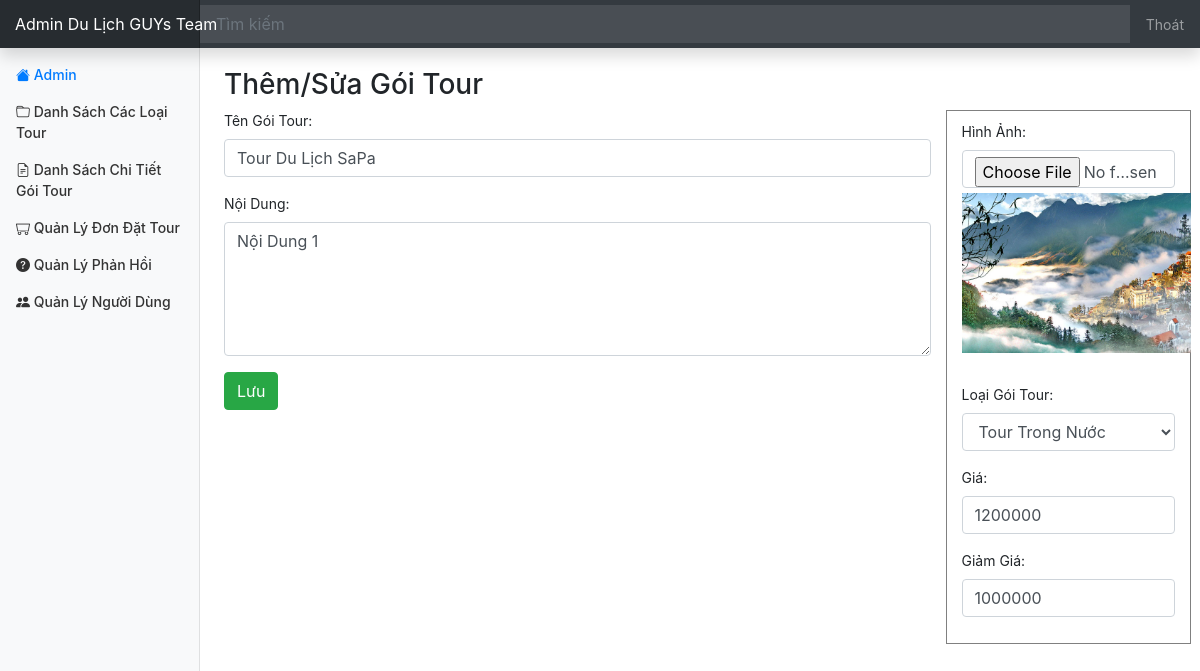
The app's page /admin/tour/editor.php?id=1 (signed in) with its own data.
### tables this page shows
CREATE TABLE `Product` (
  `id` int(11) NOT NULL,
  `category_id` int(11) DEFAULT NULL,
  `title` varchar(350) DEFAULT NULL,
  `price` int(11) DEFAULT NULL,
  `discount` int(11) DEFAULT NULL,
  `thumbnail` varchar(500) DEFAULT NULL,
  `description` longtext DEFAULT NULL,
  `created_at` datetime DEFAULT NULL,
  `updated_at` datetime DEFAULT NULL,
  `deleted` int(11) DEFAULT NULL
);

### database/dbhelper.php (called while the page is built, shortened)
<?php
function executeResult($sql, $isSingle = false) {
	$data = null;
	$conn = mysqli_connect(HOST, USERNAME, PASSWORD, DATABASE);
	mysqli_set_charset($conn, 'utf8');
	$resultset = mysqli_query($conn, $sql);
	if($isSingle) {
		$data = mysqli_fetch_array($resultset, 1);
	} else {
		$data = [];
		while(($row = mysqli_fetch_array($resultset, 1)) != null) {
			$data[] = $row;
		}
	}
	return $data;
}

### utils/utility.php (called while the page is built, shortened)
<?php
function fixUrl($thumbnail, $rootPath = "../../") {
	if(stripos($thumbnail, 'http://') !== false || stripos($thumbnail, 'https://') !== false) {
	} else {
		$thumbnail = $rootPath.$thumbnail;
	}
	return $thumbnail;
}

### admin/tour/editor.php (the view, shortened to what this page needs)
<?php
	require_once('../layouts/header.php');
	require_once('form_save.php');
	$id = getGet('id');
	if($id != '' && $id > 0) {
		$sql = "select * from Product where id = '$id' and deleted = 0";
		$userItem = executeResult($sql, true);
		if($userItem != null) {
			$thumbnail = $userItem['thumbnail'];
			$title = $userItem['title'];
			$price = $userItem['price'];
			$discount = $userItem['discount'];
			$category_id = $userItem['category_id'];
			$description = $userItem['description'];
		} else {
			$id = 0;
		}
	} else {
		$id = 0;
	}
	$sql = "select * from Category";
	$categoryItems = executeResult($sql);
?>
<link href="https://cdn.jsdelivr.net/npm/summernote@0.8.18/dist/summernote.min.css" rel="stylesheet">
<div class="row" style="margin-top: 20px;">
	<div class="col-md-12 table-responsive">
		<h3>Thêm/Sửa Gói Tour</h3>
		<div class="panel panel-primary">
			<div class="panel-body">
				<form method="post" enctype="multipart/form-data">
				<div class="row">
					<div class="col-md-9 col-12">
						<div class="form-group">
						  <label for="usr">Tên Gói Tour:</label>
						  <input required="true" type="text" class="form-control" id="usr" name="title" value="<?=$title?>">
						</div>
						<div class="form-group">
						  <label for="pwd">Nội Dung:</label>
						  <textarea class="form-control" rows="5" name="description" id="description"><?=$description?></textarea>
						</div>
						<button class="btn btn-success">Lưu</button>
					</div>
					<div class="col-md-3 col-12" style="border: solid grey 1px; padding-top: 10px; padding-bottom: 10px;">
						<div class="form-group">
						  <label for="thumbnail">Hình Ảnh:</label>
						  <input type="file" class="form-control" id="thumbnail" name="thumbnail" accept=".jpg, .png, .jpeg, .gif, .bmp, .tif, .tiff|image/*">
						  <img id="thumbnail_img" src="<?=fixUrl($thumbnail)?>" style="max-height: 160px; margin-top: 5px; margin-bottom: 15px;">
						</div>
						<div class="form-group">
						  <label for="usr">Loại Gói Tour:</label>
						  <select class="form-control" name="category_id" id="category_id" required="true">
						  	<?php
						  		foreach($categoryItems as $item) {
						  			if($item['id'] == $category_id) {
						  				echo '<option selected value="'.$item['id'].'">'.$item['name'].'</option>';
						  			} else {
						  				echo '<option value="'.$item['id'].'">'.$item['name'].'</option>';
						  			}
						  		}
						  	?>
						  </select>
						</div>
						<div class="form-group">
						  <label for="price">Giá:</label>
						  <input required="true" type="number" class="form-control" id="price" name="price" value="<?=$price?>">
						</div>
						<div class="form-group">
						  <label for="discount">Giảm Giá:</label>
						  <input required="true" type="text" class="form-control" id="discount" name="discount" value="<?=$discount?>">
						</div>
					</div>
				</div>
				</form>
			</div>
		</div>
	</div>
</div>
<?php
	require_once('../layouts/footer.php');
?>

### assets/css/dashboard.css (style rules this page uses)
body { font-size: .875rem; }

### records on screen
product: title "Tour Du Lịch SaPa", description "Nội Dung 1", thumbnail (picture), price "1200000", discount "1000000"

### other values on screen
form field category_id "Tour Trong Nước"
